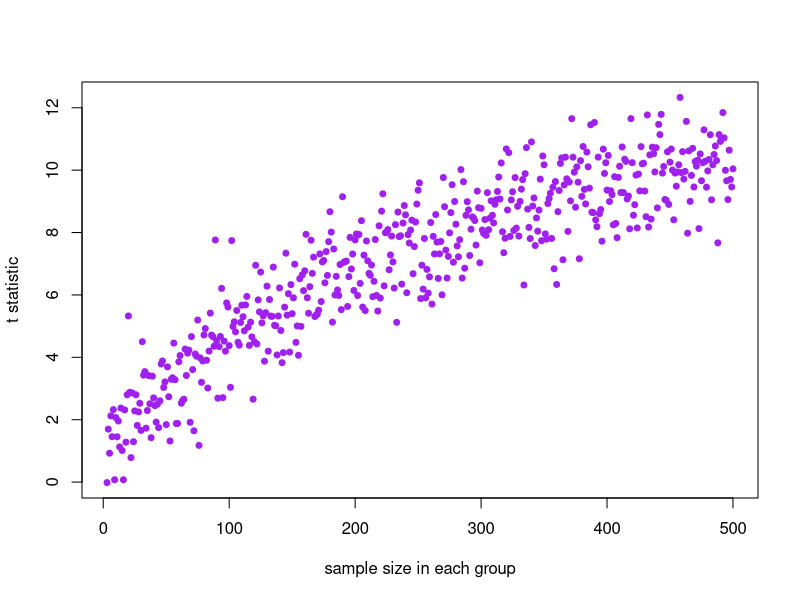
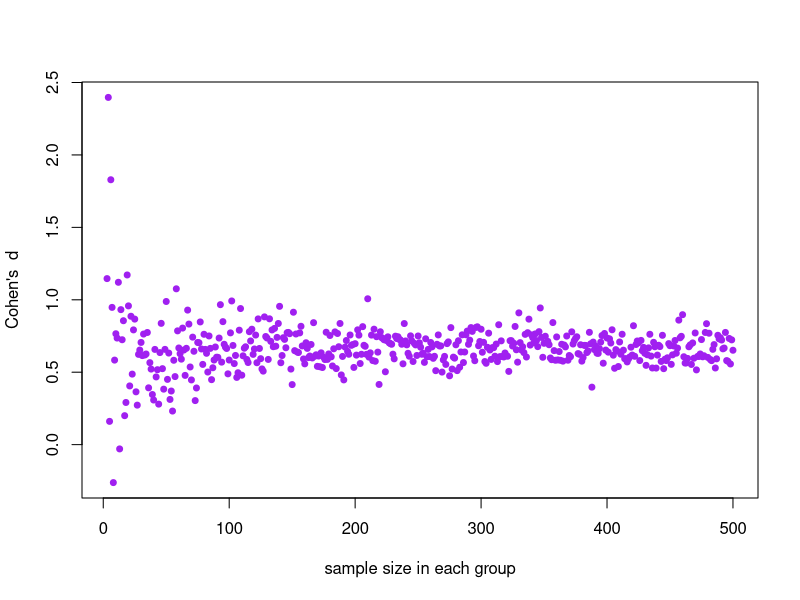
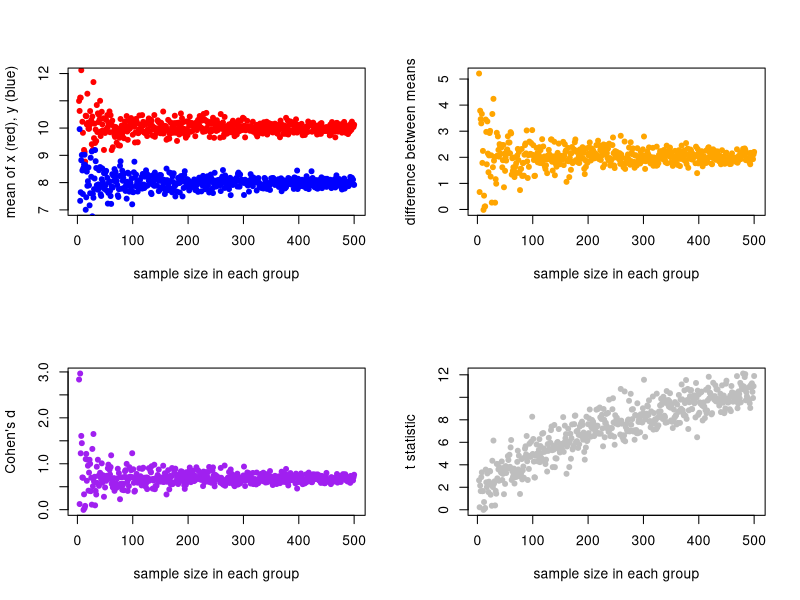
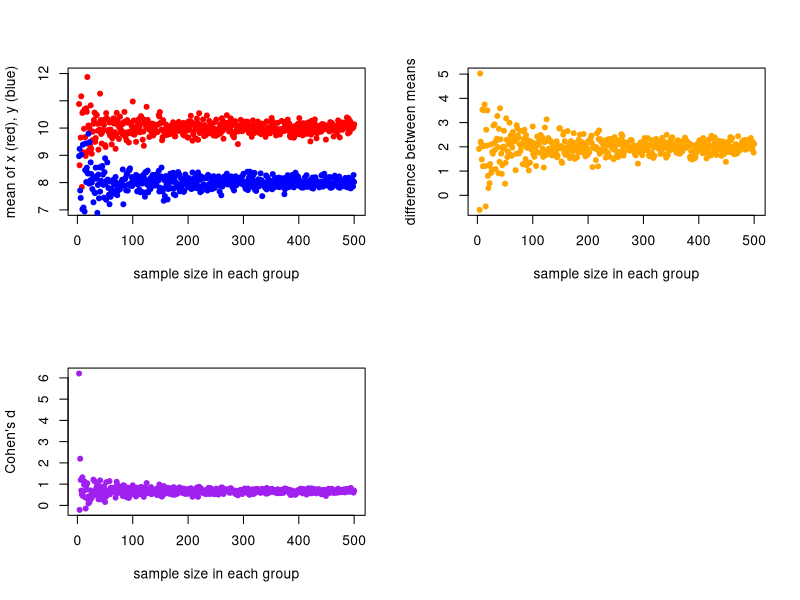

These figures' R source, in order:
# Why t is not a good measure of effect.


n <- seq(3, 500, by = 1)


t_calc <- function(n, diff = 2) {
  
  x <- rnorm(n, mean = 10, sd = 3)
  y <- rnorm(n, mean = (10 - diff), sd =3)
  t.test(x, y, alternative = "two.sided")$statistic
}

tvals_n <- sapply(n, t_calc)

plot(tvals_n ~ n,
     pch = 20, cex = 1.2, col = "purple",
     ylab = "t statistic",
     xlab = "sample size in each group")


d_calc <- function(n, diff = 2) {
  
  x <- rnorm(n, mean = 10, sd = 3)
  y <- rnorm(n, mean = (10 - diff), sd =3)
  diff <- mean(x) - mean(y)
  std_dev_pooled <- sqrt( ( ((n-1)*var(x)) + ((n-1)*var(y)) )   / (2*n - 2) )
  d <- diff/std_dev_pooled
  return(d)
}

dvals_n <- sapply(n, d_calc)


plot(dvals_n ~ n,
     pch = 20, cex = 1.2, col = "purple",
     ylab = "Cohen's  d",
     xlab = "sample size in each group")


d_t_mean_calc <- function(n, diff = 2) {
  
  x <- rnorm(n, mean = 10, sd = 3)
  y <- rnorm(n, mean = (10 - diff), sd =3)
  difference <- mean(x) - mean(y)
  std_dev_pooled <- sqrt( ( ((n-1)*var(x)) + ((n-1)*var(x)) )   / (2*n - 2) )
  d <- difference/std_dev_pooled
  tstat <- t.test(x, y, alternative = "two.sided")$statistic
  mean_x <- mean(x)
  mean_y <- mean(y)
  return(c(mean_x = mean_x, mean_y = mean_y, 
           difference = difference,
           d = d, tstat = tstat))
}


d_t_mean_n <- t(sapply(n, d_t_mean_calc))

par(mfrow = c(2,2))

plot(mean_x ~ n, data = d_t_mean_n,
     pch = 20, cex = 1.2, col = "red",
     ylim = c(7, 12),
     ylab = "mean of x (red), y (blue)",
     xlab = "sample size in each group")


points(y = d_t_mean_n[,2], x= n,
     pch = 20, cex = 1.2, col = "blue",
     ylim = c(6, 14),
     ylab = "mean of y",
     xlab = "sample size in each group")

plot(difference ~ n, data = d_t_mean_n,
     pch = 20, cex = 1.2, col = "orange",
     ylab = "difference between means",
     xlab = "sample size in each group")

plot(d ~ n, data = d_t_mean_n,
     pch = 20, cex = 1.2, col = "purple",
     ylab = "Cohen's d",
     xlab = "sample size in each group")


plot(tstat.t ~ n, data = d_t_mean_n,
     pch = 20, cex = 1.2, col = "grey",
     ylab = "t statistic",
     xlab = "sample size in each group")

par(mfrow = c(1,1))




## The rubber ruler problem




d_rubber_calc <- function(n, diff = 2) {
  
  x <- rnorm(n, mean = 10, sd = 3)
  y <- rnorm(n, mean = (10 - diff), sd =3)
  difference <- mean(x) - mean(y)

  std_dev_pooled <- sqrt( ( ((n-1)*var(x)) + ((n-1)*var(x)) )   / (2*n - 2) )
  d <- difference/std_dev_pooled
  
  d_no_rubber <- difference/3
  
  d_rubber <- diff/std_dev_pooled
  
  tstat <- t.test(x, y, alternative = "two.sided")$statistic
  mean_x <- mean(x)
  mean_y <- mean(y)
  return(c(mean_x = mean_x, mean_y = mean_y, 
           estimated_difference = difference, 
           actual_difference = diff,
           d_no_rubber = d_no_rubber,
           d_rubber = d_rubber,
           d = d))}


rubber_time <- t(sapply(n, d_rubber_calc))

par(mfrow = c(2,2))

plot(mean_x ~ n, data = rubber_time,
     pch = 20, cex = 1.2, col = "red",
     ylim = c(7, 12),
     ylab = "mean of x (red), y (blue)",
     xlab = "sample size in each group")

points(y = rubber_time[,2], x= n,
     pch = 20, cex = 1.2, col = "blue",
     ylim = c(6, 14),
     ylab = "mean of y",
     xlab = "sample size in each group")

plot(estimated_difference ~ n, data = rubber_time,
     pch = 20, cex = 1.2, col = "orange",
     ylab = "difference between means",
     xlab = "sample size in each group")

plot(d ~ n, data = rubber_time,
     pch = 20, cex = 1.2, col = "purple",
     ylab = "Cohen's d",
     xlab = "sample size in each group")



par(mfrow = c(1,1))



